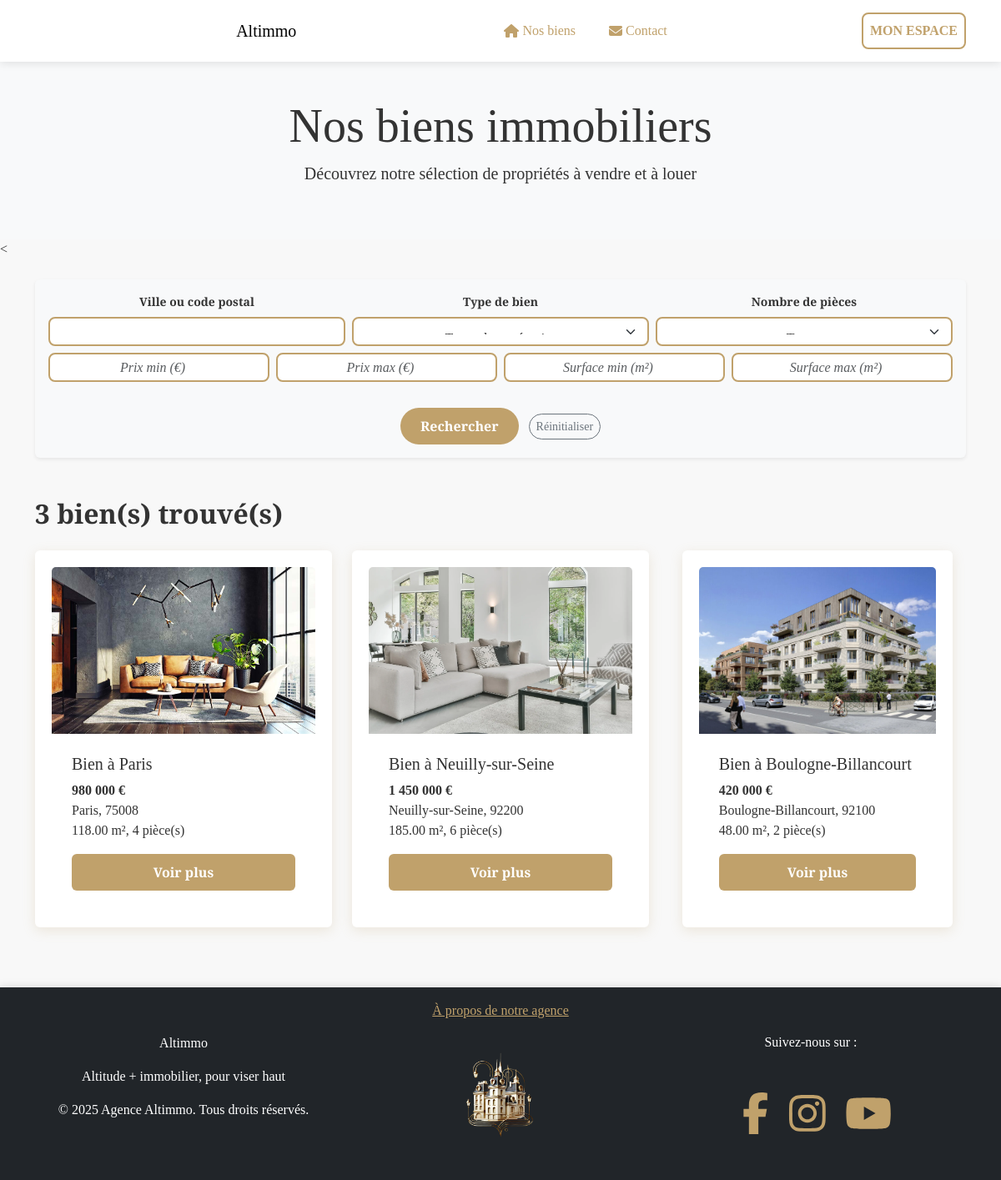
The page /biens.php on the database its author committed.
### tables this page shows
CREATE TABLE biens (
    id_b INT AUTO_INCREMENT PRIMARY KEY,
    ville VARCHAR(120) NOT NULL,
    cp VARCHAR(12) NOT NULL,
    prix DECIMAL(12,2) NOT NULL,
    superficie DECIMAL(8,2) NOT NULL,
    pieces INT NOT NULL,
    description TEXT NOT NULL,
    cat_id INT DEFAULT NULL,
    image VARCHAR(255) DEFAULT NULL,
    u_id INT DEFAULT NULL,
    vendu TINYINT(1) NOT NULL DEFAULT 0,
    date_v DATETIME DEFAULT CURRENT_TIMESTAMP,
    CONSTRAINT fk_biens_categories FOREIGN KEY (cat_id) REFERENCES categories(id_cat) ON DELETE SET NULL,
    CONSTRAINT fk_biens_users FOREIGN KEY (u_id) REFERENCES users(id_u) ON DELETE SET NULL
);

### biens.php (the view, shortened to what this page needs)
<?php
include 'includes/header.php';
$recherche = [];
$params = [];
$sql = "SELECT * FROM biens";
$sql .= " ORDER BY date_v DESC";
try {
    $req = $bdd->prepare($sql);
    $req->execute($params);
    $biens = $req->fetchAll(PDO::FETCH_ASSOC);
} catch (Exception $e) {
    error_log("Erreur lors de la récupération des biens : " . $e->getMessage());
    $biens = [];
}
?>
<div class="container-fluid bg-light py-5 text-center">
    <h1 class="display-4">Nos biens immobiliers</h1>
    <p class="lead">Découvrez notre sélection de propriétés à vendre et à louer</p>
</div>
<
<div class="container mt-4">
    <div class="search-bar p-3 bg-light rounded shadow-sm">
        <form class="row g-2 justify-content-center" method="get" action="">
            <div class="col-12 col-md-4 text-center">
                <label for="ville_cp" class="form-label">Ville ou code postal</label>
                <input type="text" class="form-control input-sm" id="ville_cp" name="ville_cp"
                       value="<?= isset($recherche['ville_cp']) ? $recherche['ville_cp'] : '' ?>">
            </div>
            <div class="col-12 col-md-4 text-center">
                <label for="type" class="form-label">Type de bien</label>
                <select class="form-select input-sm" id="type" name="type">
                    <option value="tous">Toutes les catégories</option>
                </select>
            </div>
            <div class="col-12 col-md-4 text-center">
                <label for="nb_pieces" class="form-label">Nombre de pièces</label>
                <select class="form-select input-sm" id="nb_pieces" name="nb_pieces">
                    <option value="tous">Toutes</option>
                </select>
            </div>
            <div class="col-6 col-md-3">
                <input type="number" class="form-control input-sm text-center" id="prix_min" name="prix_min"
                       placeholder="Prix min (€)"
                       value="<?= isset($recherche['prix_min']) ? $recherche['prix_min'] : '' ?>">
            </div>
            <div class="col-6 col-md-3">
                <input type="number" class="form-control input-sm text-center" id="prix_max" name="prix_max"
                       placeholder="Prix max (€)"
                       value="<?= isset($recherche['prix_max']) ? $recherche['prix_max'] : '' ?>">
            </div>
            <div class="col-6 col-md-3">
                <input type="number" class="form-control input-sm text-center" id="surface_min" name="surface_min"
                       placeholder="Surface min (m²)"
                       value="<?= isset($recherche['surface_min']) ? $recherche['surface_min'] : '' ?>">
            </div>
            <div class="col-6 col-md-3">
                <input type="number" class="form-control input-sm text-center" id="surface_max" name="surface_max"
                       placeholder="Surface max (m²)"
                       value="<?= isset($recherche['surface_max']) ? $recherche['surface_max'] : '' ?>">
            </div>
            <div class="col-12 text-center mt-3">
                <button type="submit" class="btn btn-primary btn-sm px-4 rounded-pill">Rechercher</button>
                <a href="biens.php" class="btn btn-outline-secondary btn-sm ms-2 rounded-pill">Réinitialiser</a>
            </div>
        </form>
    </div>
</div>
<div class="container mt-5 mb-5">
    <?php if (empty($biens)): ?>
    <div class="alert alert-info">
        Aucun bien immobilier ne correspond à votre recherche.
    </div>
    <?php else: ?>
    <h2 class="mb-4"><?= count($biens) ?> bien(s) trouvé(s)</h2>
    <div class="row">
        <?php foreach ($biens as $bien): ?>
        <div class="col-md-4 mb-4">
            <div class="card h-100">
                <?php if (!empty($bien['image'])): ?>
                <img src="<?= htmlspecialchars($bien['image']) ?>" class="card-img-top" alt="Bien immobilier" style="height: 200px; object-fit: cover;">
                <?php else: ?>
                <img src="img/exc1.jpg" class="card-img-top" alt="Bien immobilier" style="height: 200px; object-fit: cover;">
                <?php endif; ?>
                <div class="card-body d-flex flex-column">
                    <h5 class="card-title"><?= !empty($bien['titre']) ? htmlspecialchars($bien['titre']) : 'Bien à ' . htmlspecialchars($bien['ville']) ?></h5>
                    <p class="card-text">
                        <strong><?= number_format($bien['prix'], 0, ',', ' ') ?> €</strong><br>
                        <?= htmlspecialchars($bien['ville']) ?>, <?= htmlspecialchars($bien['cp']) ?><br>
                        <?= htmlspecialchars($bien['superficie']) ?> m², <?= htmlspecialchars($bien['pieces']) ?> pièce(s)
                    </p>
                    <a href="bien.php?id=<?= $bien['id_b'] ?>" class="btn btn-primary mt-auto">Voir plus</a>
                </div>
            </div>
        </div>
        <?php endforeach; ?>
    </div>
    <?php endif; ?>
</div>
<?php include 'includes/footer.php'; ?>

### includes/header.php (shortened to what this page needs)
<?php
function estConnecte() {
    return isset($_SESSION['id_utilisateur']);
}
?>
<!DOCTYPE html>
<html lang="fr">
<head>
    <link href="https://cdn.jsdelivr.net/npm/bootstrap@5.3.0/dist/css/bootstrap.min.css" rel="stylesheet">
    <link rel="stylesheet" href="styles.css">
</head>
<body>
<header>
    <nav class="navbar navbar-expand-lg custom-navbar">
        <div class="container">
            <a class="navbar-brand" href="index.php">
            <a class="navbar-brand" href="index.php">Altimmo</a>
            </a>
            <div class="collapse navbar-collapse" id="navbarNav">
                <ul class="navbar-nav me-auto">
                    <li class="nav-item">
                        <a class="nav-link" href="biens.php">
                            <i class="fas fa-home me-1"></i>Nos biens
                        </a>
                    </li>
                    <li class="nav-item">
                        <a class="nav-link" href="contact.php">
                            <i class="fas fa-envelope me-1"></i>Contact
                        </a>
                    </li>
                </ul>
            </div>
            <ul class="navbar-nav">
                <?php if(estConnecte()): ?>
                    <li class="nav-item">
                        <a href="logout.php" class="nav-link" onclick="return confirm('Êtes-vous sûr de vouloir vous déconnecter ?')">
                            Déconnexion
                        </a>
                    </li>
                <?php else: ?>
                    <li class="nav-item">
                        <a href="login.php" class="nav-link login-btn">Mon Espace</a>
                    </li>
                <?php endif; ?>
            </ul>
        </div>
    </nav>
</header>
</body>
</html>

### includes/footer.php (shortened to what this page needs)
    </body>
 <footer class="footer mt-4 py-3 bg-dark text-white">
    <div class="container">
        <div class="row text-center text-md-start align-items-center">
            <div class="col-md-4 text-md-start text-center">
                <p>Altimmo</p>
                <p>Altitude + immobilier, pour viser haut</p>
                <p>© 2025 Agence Altimmo. Tous droits réservés.</p>
            </div>
            <div class="col-md-4 text-center">
                <a href="propos_notre_agence.php">
                    À propos de notre agence <br>
                    <img src="img/logo.png" width="100px" alt="">
                </a>
            </div>
            <div class="col-md-4 d-flex justify-content-md-end align-items-center">
                <span class="me-3">Suivez-nous sur :</span> <br><br>
                <div class="d-flex gap-4">
                    <a href="https://www.facebook.com" target="_blank" class="text-primary">
                        <i class="fab fa-facebook-f" style="font-size: 50px;"></i>
                    </a>
                    <a href="https://www.instagram.com" target="_blank" class="text-danger">
                        <i class="fab fa-instagram" style="font-size: 50px;"></i>
                    </a>
                    <a href="https://www.youtube.com" target="_blank" class="text-danger">
                        <i class="fab fa-youtube" style="font-size: 50px;"></i>
                    </a>
                </div>
            </div>
        </div>
    </div>
</footer>
</html>

### styles.css (style rules this page uses)
body { font-family: 'Playfair Display', serif; background-color: #f8f8f8; color: #333; padding-top: 70px; }
h1, h2, h3 { font-family: 'Playfair Display', serif; font-weight: 700; }
p, a, span { font-family: 'Lora', serif; }
.nav-link { font-family: 'Libre Baskerville', serif; }
.custom-navbar { position: fixed; top: 0; width: 100%; z-index: 1000; background-color: #fff; box-shadow: 0 2px 10px rgba(0, 0, 0, 0.1); padding: 15px 30px; transition: background-color 0.3s ease-in-out, box-shadow 0.3s ease-in-out; }
.navbar-collapse { flex-grow: 0; }
.nav-link { color: #c0a16b !important; font-weight: 500; display: flex; align-items: center; transition: color 0.3s; white-space: nowrap; }
.login-btn { border: 2px solid #c0a16b; color: #c0a16b; padding: 8px 15px; border-radius: 8px; text-transform: uppercase; font-weight: bold; transition: all 0.3s; }
.search-btn-container .btn-primary { padding: 10px 20px; font-size: 16px; border-radius: 5px; transition: background-color 0.3s ease-in-out, transform 0.2s ease-in-out; }
.search-btn-container button { transition: background-color 0.3s, color 0.3s; }
@media (min-width: 992px) { .navbar-nav { display: flex; align-items: center; gap: 1.5rem; } }
.btn-primary { background-color: #c0a16b; border: none; color: white; font-weight: bold; padding: 10px 20px; transition: background-color 0.3s; }
.footer { background-color: #fff; color: #c0a16b; text-align: center; padding: 20px 0; box-shadow: 0 -2px 10px rgba(0, 0, 0, 0.1); }
.footer a { color: #c0a16b !important; transition: color 0.3s ease-in-out; }
.card { height: 100%; display: flex; flex-direction: column; border: none; background-color: #ffffff; color: #333; box-shadow: 0px 4px 15px rgba(192, 161, 107, 0.2); transition: transform 0.3s, box-shadow 0.3s; }
.card-img-top { height: 200px; object-fit: cover; }
.card-body { flex-grow: 1; display: flex; flex-direction: column; justify-content: space-between; }
.row { display: flex; flex-wrap: wrap; }
.row > .col-md-4 { display: flex; }
input[type="text"], input[type="email"], input[type="password"], input[type="tel"], input[type="search"], textarea { width: 100%; padding: 12px 15px; border: 2px solid #c0a16b; border-radius: 8px; font-size: 16px; font-family: 'Playfair Display', serif; background-color: #fff; color: #333; transition: all 0.3s ease-in-out; outline: none; }
input::placeholder, textarea::placeholder { color: #c0a16b; font-style: italic; opacity: 0.8; }
input[type="submit"], button { background-color: #c0a16b; color: white; font-size: 16px; font-weight: bold; padding: 12px 20px; border-radius: 8px; border: none; cursor: pointer; transition: all 0.3s ease-in-out; }
input, textarea, select { font-family: 'Cormorant Garamond', serif !important; border: 2px solid #c0a16b !important; border-radius: 8px !important; background-color: #fff !important; color: #333 !important; padding: 12px 15px !important; font-size: 16px !important; }
.input-sm { height: 35px; font-size: 14px; border-radius: 20px; }
.form-label { font-size: 14px; font-weight: bold; display: block; text-align: center; }
.text-center .form-control, .text-center .form-select { text-align: center; }
.row .col-md-3, .row .col-md-4 { display: flex; flex-direction: column; align-items: center; }
.card { max-width: 500px; height: auto; padding: 20px; margin: auto; }
.card-body { padding: 1.5rem; }

### rows shown on the page
biens: image (picture), ville "Paris", prix "980 000", cp "75008", superficie "118.00", pieces "4"
biens: image (picture), ville "Neuilly-sur-Seine", prix "1 450 000", cp "92200", superficie "185.00", pieces "6"
biens: image (picture), ville "Boulogne-Billancourt", prix "420 000", cp "92100", superficie "48.00", pieces "2"

### other values the page prints
count($biens) "3"
